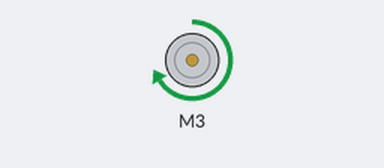
A sketch run on a simulated Arduino Uno, built with avr-gcc and run on an emulated ATmega328P. Parts: DC motor (green arrow = forward, orange = backward, longer = faster).

Above: at 0.1 s.
Timing chart, 0 to 1.6 s (numbered marks = the images above):
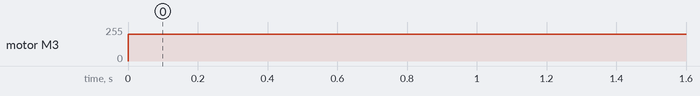

The sketch:

herculus_motor.ino
```cpp
#include "CytronMotorDriver.h"


CytronMD motor(PWM_DIR,3,4);


void setup() {
  // put your setup code here, to run once:

}

void loop() {
  motor.setSpeed(200);
  delay(1000);
  motor.setSpeed(200);
  delay(1000);

  // put your main code here, to run repeatedly:

}
```

Measured:
- by itself, motor M3: stopped → forward 200/255 at 0.00 s
